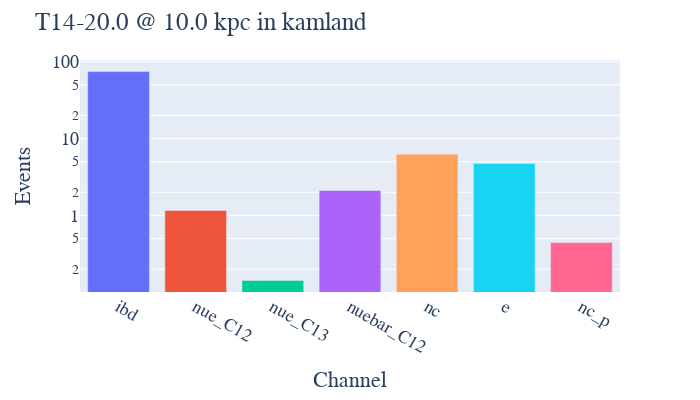

Notebook source saved alongside this figure:
### Code cell
vis = pnut.vis_totals(sn, detector)
beer.bar_vis(sn, detector)

### Figure 1 — Plotly figure (JSON) as saved in the notebook; plotly's stock layout.template omitted (floating-point values rounded to 4 significant figures)
{"data": [{"alignmentgroup": "True", "hovertemplate": "Channel=%{x}<br>Events=%{y}<extra></extra>", "legendgroup": "ibd", "marker": {"color": "#636efa", "pattern": {"shape": ""}}, "name": "ibd", "offsetgroup": "ibd", "orientation": "v", "showlegend": true, "textposition": "auto", "type": "bar", "x": ["ibd"], "xaxis": "x", "y": [74.22], "yaxis": "y"}, {"alignmentgroup": "True", "hovertemplate": "Channel=%{x}<br>Events=%{y}<extra></extra>", "legendgroup": "nue_C12", "marker": {"color": "#EF553B", "pattern": {"shape": ""}}, "name": "nue_C12", "offsetgroup": "nue_C12", "orientation": "v", "showlegend": true, "textposition": "auto", "type": "bar", "x": ["nue_C12"], "xaxis": "x", "y": [1.161], "yaxis": "y"}, {"alignmentgroup": "True", "hovertemplate": "Channel=%{x}<br>Events=%{y}<extra></extra>", "legendgroup": "nue_C13", "marker": {"color": "#00cc96", "pattern": {"shape": ""}}, "name": "nue_C13", "offsetgroup": "nue_C13", "orientation": "v", "showlegend": true, "textposition": "auto", "type": "bar", "x": ["nue_C13"], "xaxis": "x", "y": [0.1429], "yaxis": "y"}, {"alignmentgroup": "True", "hovertemplate": "Channel=%{x}<br>Events=%{y}<extra></extra>", "legendgroup": "nuebar_C12", "marker": {"color": "#ab63fa", "pattern": {"shape": ""}}, "name": "nuebar_C12", "offsetgroup": "nuebar_C12", "orientation": "v", "showlegend": true, "textposition": "auto", "type": "bar", "x": ["nuebar_C12"], "xaxis": "x", "y": [2.107], "yaxis": "y"}, {"alignmentgroup": "True", "hovertemplate": "Channel=%{x}<br>Events=%{y}<extra></extra>", "legendgroup": "nc", "marker": {"color": "#FFA15A", "pattern": {"shape": ""}}, "name": "nc", "offsetgroup": "nc", "orientation": "v", "showlegend": true, "textposition": "auto", "type": "bar", "x": ["nc"], "xaxis": "x", "y": [6.245], "yaxis": "y"}, {"alignmentgroup": "True", "hovertemplate": "Channel=%{x}<br>Events=%{y}<extra></extra>", "legendgroup": "e", "marker": {"color": "#19d3f3", "pattern": {"shape": ""}}, "name": "e", "offsetgroup": "e", "orientation": "v", "showlegend": true, "textposition": "auto", "type": "bar", "x": ["e"], "xaxis": "x", "y": [4.752], "yaxis": "y"}, {"alignmentgroup": "True", "hovertemplate": "Channel=%{x}<br>Events=%{y}<extra></extra>", "legendgroup": "nc_p", "marker": {"color": "#FF6692", "pattern": {"shape": ""}}, "name": "nc_p", "offsetgroup": "nc_p", "orientation": "v", "showlegend": true, "textposition": "auto", "type": "bar", "x": ["nc_p"], "xaxis": "x", "y": [0.4439], "yaxis": "y"}], "layout": {"barmode": "relative", "font": {"family": "Times New Roman", "size": 18}, "height": 400, "legend": {"title": {"text": "Channel"}, "tracegroupgap": 0}, "margin": {"t": 60}, "showlegend": false, "title": {"text": "T14-20.0 @ 10.0 kpc in kamland"}, "width": 700, "xaxis": {"anchor": "y", "categoryarray": ["ibd", "nue_C12", "nue_C13", "nuebar_C12", "nc", "e", "nc_p"], "categoryorder": "array", "domain": [0, 1], "title": {"text": "Channel"}}, "yaxis": {"anchor": "x", "domain": [0, 1], "title": {"text": "Events"}, "type": "log"}}}
